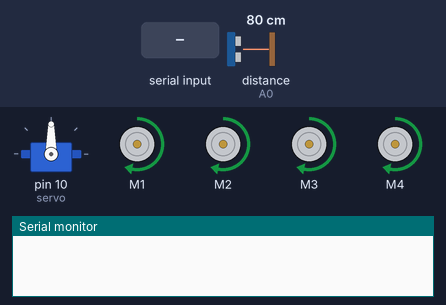
A sketch run on a simulated Arduino Uno, built with avr-gcc and run on an emulated ATmega328P. Parts: servo, 4 × DC motor (green arrow = forward, orange = backward, longer = faster), the last lines printed to the serial monitor. Wiring (inferred from the names in the program): ultrasonic range finder: trigger A1; echo A0. The inputs (shaded band) are chosen by the test bench; at power-on: distance to the obstacle (sensor on A0) 80 cm. The echo pulse lasts 58.3 µs per cm.

Above: at 1.2 s.
1.3 s: distance to the obstacle (sensor on A0) set to 19 cm
2.8 s: distance to the obstacle (sensor on A0) set to 15 cm
At 3.5 s:
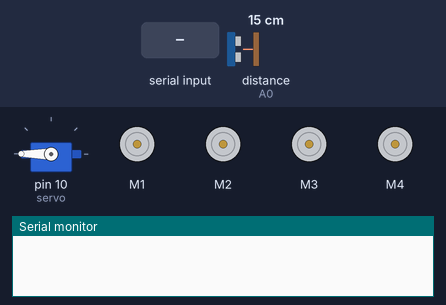
5.8 s: "L" received over Serial
At 8.6 s:
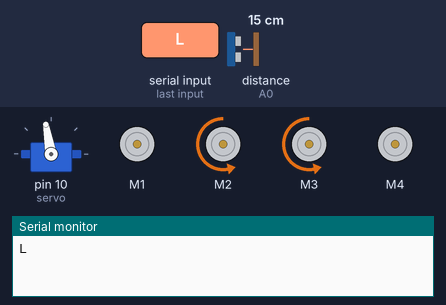
8.8 s: "F" received over Serial
11.8 s: "R" received over Serial
At 14.6 s:
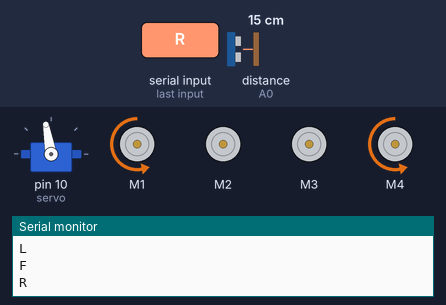
14.8 s: distance to the obstacle (sensor on A0) set to 18 cm
At 15.8 s:
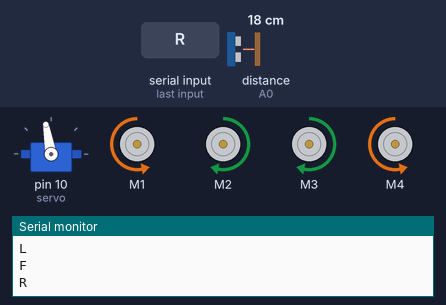
Timing chart, 0 to 17.3 s (numbered marks = the images above; inputs shaded):
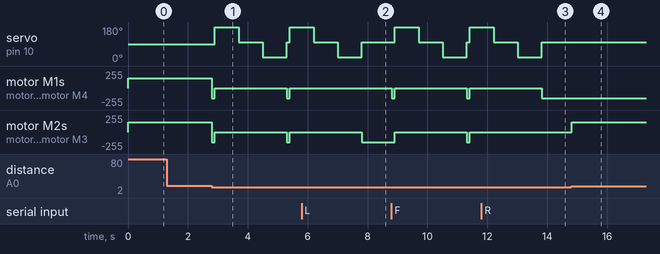

The sketch:

samochod_Bluetooth_omijanie.ino
```cpp
#include <Servo.h>
#include <AFMotor.h>
#define Echo A0
#define Trig A1
char przycisk;
int pomiar_odl;
int w_lewo;
int w_prawo;
int echo_lewo = 0;
int echo_prawo = 0;
Servo servo;
AF_DCMotor M1(1);
AF_DCMotor M2(2);
AF_DCMotor M3(3);
AF_DCMotor M4(4);
void setup() {
  Serial.begin(9600);
  pinMode(Trig, OUTPUT);
  pinMode(Echo, INPUT);
  servo.attach(10);
  M1.setSpeed(150);
  M2.setSpeed(150);
  M3.setSpeed(150);
  M4.setSpeed(150);
}
void loop() {

  omijanie_przeszkod();
  Kontrola_bluetooth();

}
void Kontrola_bluetooth() {
  if (Serial.available() > 0) {
    przycisk = Serial.read();
    Serial.println(przycisk);
  }
  if (przycisk == 'F') {
    jedz_przod();
  } else if (przycisk == 'B') {
    jedz_tyl();
  } else if (przycisk == 'L') {
    jedz_w_lewo();
  } else if (przycisk== 'R') {
    jedz_w_prawo();// pobranie odczytu z czujnika ultradźwiękowego oraz umieszczenie go w zmiennej
  }
}
void omijanie_przeszkod() {
  pomiar_odl = odczyt_danych();
  if (pomiar_odl <= 15) {
    Stop();
    jedz_tyl();
    delay(100);
    Stop();
    echo_lewo = zmierz_L();
    servo.write(100);
    delay(800);
    echo_prawo = zmierz_P();
    servo.write(100);
    if (echo_lewo  < echo_prawo) {
      jedz_w_prawo();
      delay(500);
    Stop();
      delay(200);
    } else if (echo_lewo  > echo_prawo) {
      jedz_w_lewo();
      delay(500);
      Stop();
      delay(200);
    }
  } else {
    jedz_przod();
  }
}

int odczyt_danych() {
  digitalWrite(Trig, LOW);
  delayMicroseconds(4);
  digitalWrite(Trig, HIGH);
  delayMicroseconds(10);
  digitalWrite(Trig, LOW);
  long t = pulseIn(Echo, HIGH);
  long cm = t / 58;
  return cm;
}
int zmierz_P() {
  servo.write(20);
  delay(800);
  w_lewo = odczyt_danych();
  return w_lewo;
}
int zmierz_L() {
  servo.write(180);
  delay(800);
  w_prawo = odczyt_danych();
  return w_prawo;
}
void jedz_przod() {
  M1.run(FORWARD);
  M2.run(FORWARD);
  M3.run(FORWARD);
  M4.run(FORWARD);
}
void jedz_tyl() {
  M1.run(BACKWARD);
  M2.run(BACKWARD);
  M3.run(BACKWARD);
  M4.run(BACKWARD);
}
void jedz_w_prawo() {
  M1.run(BACKWARD);
  M4.run(BACKWARD);
  delay(1000);
}
void jedz_w_lewo() {
  M2.run(BACKWARD);
  M3.run(BACKWARD);
 delay(1000);
}
void Stop() {
  M1.run(RELEASE);
  M2.run(RELEASE);
  M3.run(RELEASE);
  M4.run(RELEASE);
}
```

Measured:
- the behaviour switches between 17 and 16 cm on distance to the obstacle (sensor on A0) (found by bisection; images 0 and 1)
- after the input at 1.3 s, every drawn part: stays the same
- after the input at 2.8 s, servo on pin 10 (servo): 90° → 180° after 0.10 s, → 100° 0.80 s later, → 20° 0.80 s later, → 100° 0.80 s later, … (5 changes in this stretch); motor M1–4: alternates backward 150/255 for 0.10 s and stopped for 2.4 s, starting at once
- after the input at 5.8 s, servo on pin 10 (servo): goes on until 7.8 s, then stays 100°; motor M1, motor M4: stays stopped (without the input it goes to backward 150/255 after 2.0 s); motor M2, motor M3: goes on until 7.8 s, then stays backward 150/255
- after the input at 11.8 s, servo on pin 10 (servo): goes on until 13.8 s, then stays 100°; motor M1, motor M4: goes on until 13.8 s, then stays backward 150/255; motor M2, motor M3: stays stopped (without the input it goes to backward 150/255 after 2.0 s)
- after the input at 14.8 s, servo on pin 10 (servo): stays 100° (without the input it goes to 180° after 0.12 s); motor M1, motor M4: stays backward 150/255 (without the input it goes to stopped after 0.12 s)
